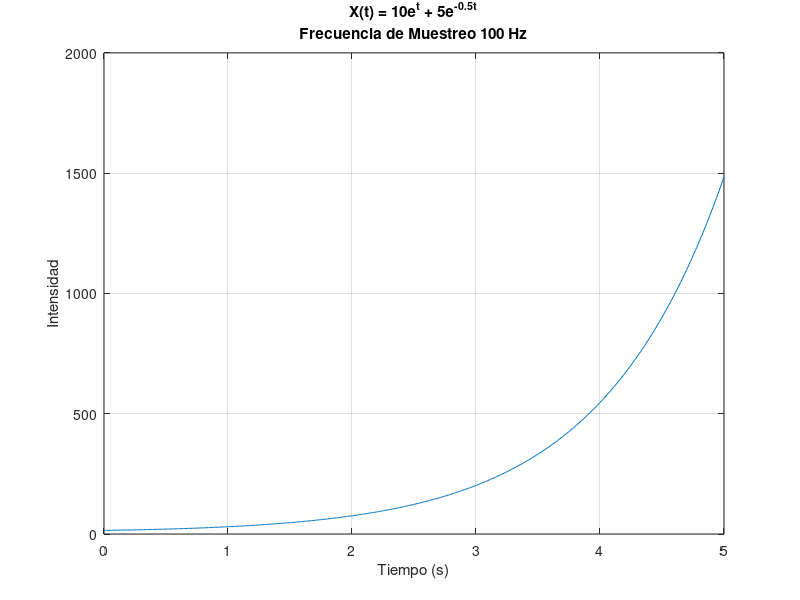

Write MATLAB code to recreate this figure.
Fs = 100;
A  = linspace(0,5,5*Fs);
B  = 10*exp(1*A) + 5*exp(-0.5*A);
plot(A,B);
grid on
xlabel('Tiempo (s)');
ylabel('Intensidad');
title(['X(t) = 10e^{t} + 5e^{-0.5t}',...
       sprintf('\n'),...
       'Frecuencia de Muestreo 100 Hz']);